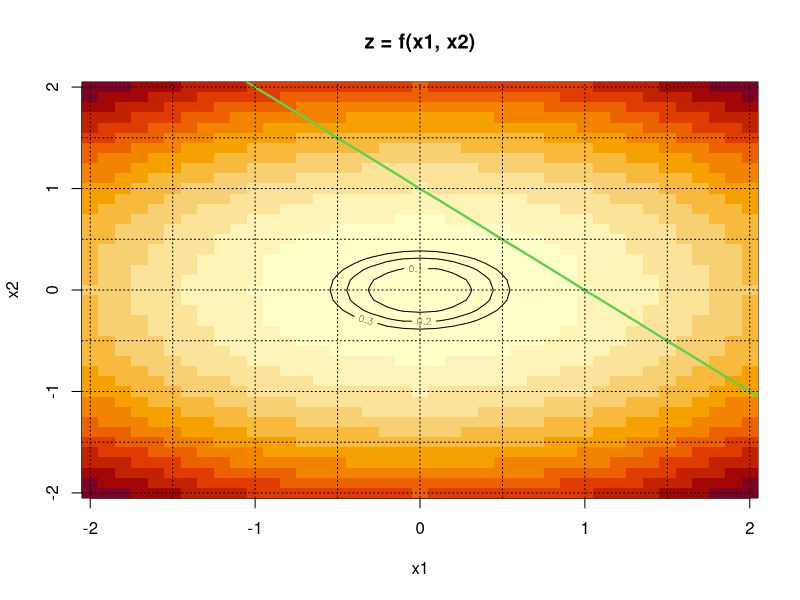
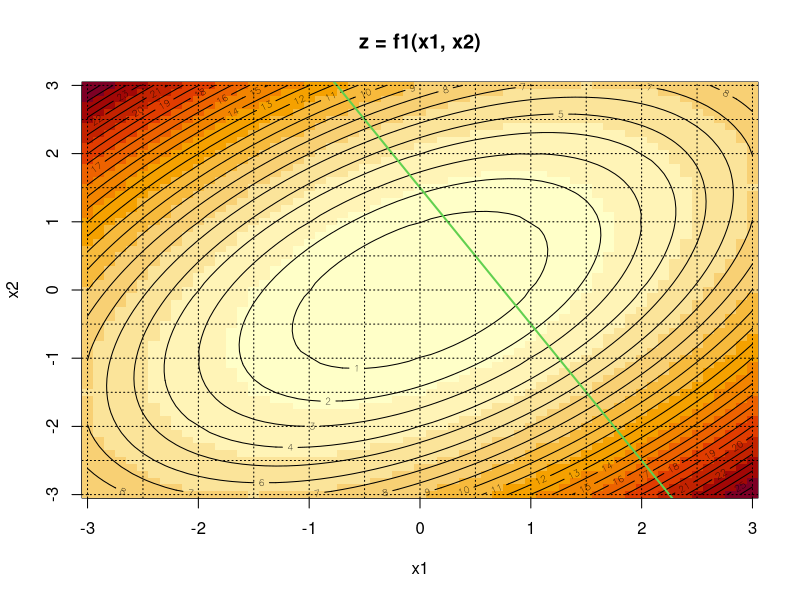
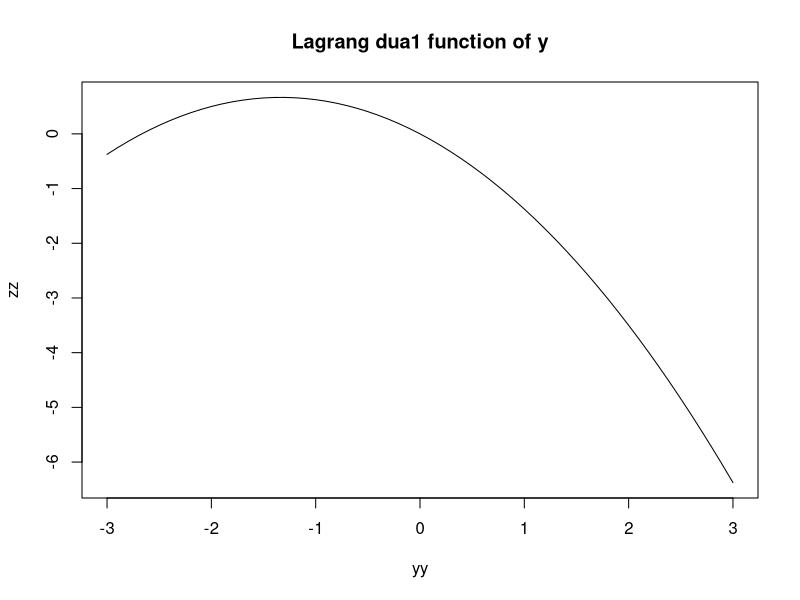
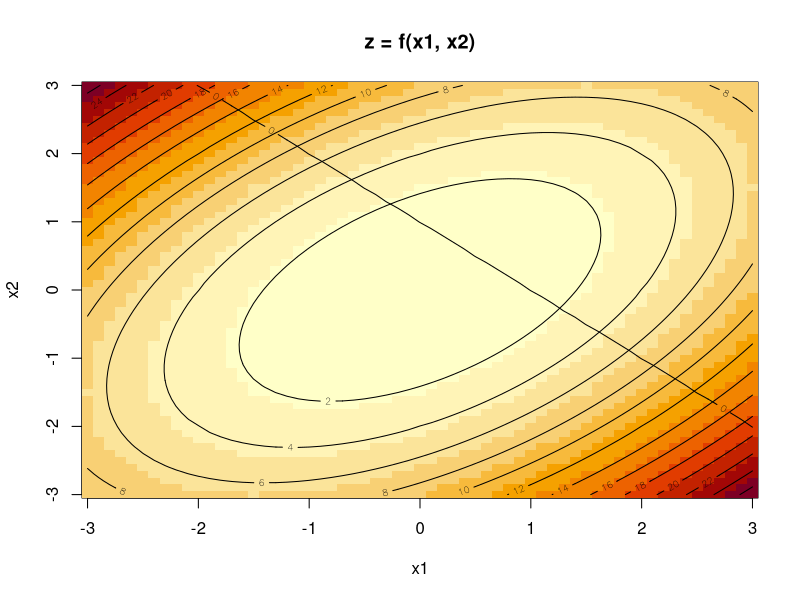
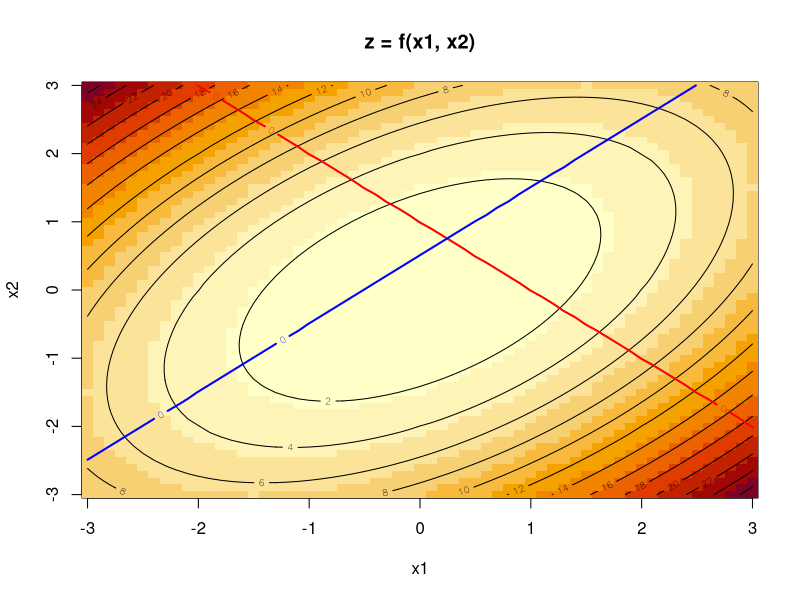
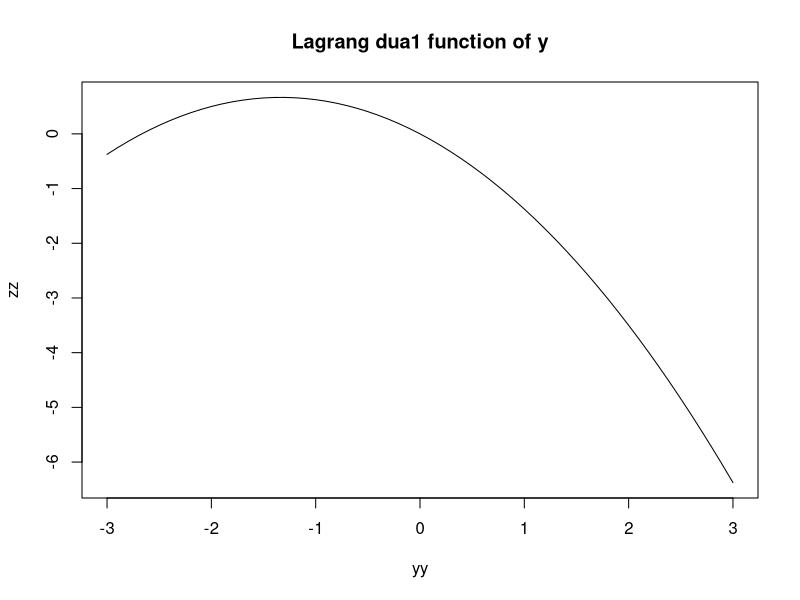
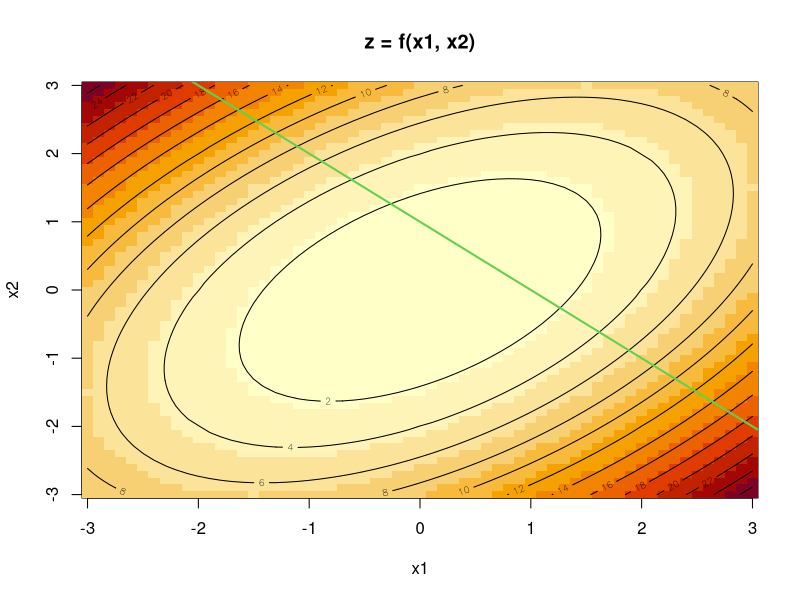
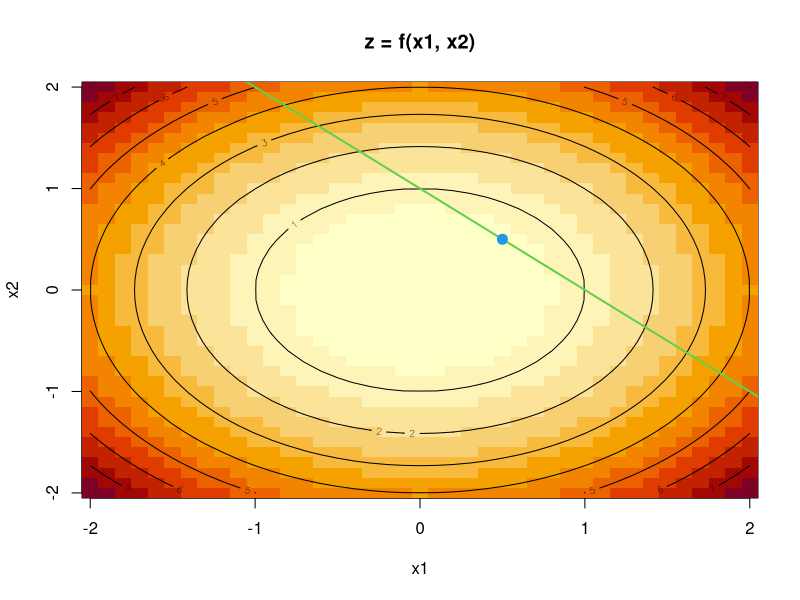

Generate these figures, in order, with R: (Note: this script raises an error after producing the figures.)
# Section 2. Precursors(Dua1 ascend method and method of multipliers) #

# Convex linear constrained optimization problems
# min f(x)
#subject to Ax = b                               # Linear equa1ity constraints
# f(x): objective function; Ax = b: constaint

# Example
# min (x1^2 + 2*x2^2)
# x1 + x2 = 1

f = function(x){
 x1 = x[1]
 x2 = x[2]
 out= (1*x1^2 + 2*x2^2)
 return(out)
}

c1 = function(x){
 A = matrix(c(1,1), 1, 2)
 b = 1
 return(A %*% x - b)
}

# Graph of the problem
x2 <- x1 <- seq(-2, 2, 0.1)
x12 <- expand.grid(x1, x2)
Z1 <- matrix(apply(x12, 1, f), length(x1), length(x2))
Z2 <- matrix(apply(x12, 1, c1), length(x1), length(x2))
#
image(x1, x2, Z1, main = "z = f(x1, x2)")
contour(x1, x2, Z1, levels = c(0.1, 0.2, 0.3), nlevels = 20, add = TRUE)
contour(x1, x2, Z2, levels = 0, lwd = 2, col = 3, add = TRUE)
abline(a = 1, b = -1, lwd = 2, col = 3)
abline(h = seq(-2, 2, 0.5), v = seq(-2, 2, 0.5), lty = 3)

#===========================================================================  3/6 Example
# min (x1^2 - 1*x1*x2 + x2^2)
# 2 * x1 + x2 = 1.5
f1 = function(x){
 x1 = x[1]
 x2 = x[2]
 out = (x1^2 - x1*x2 + x2^2)
 return(out)
}

c2 = function(x){
 A = matrix(c(2,1), 1, 2)
 b = 1.5
 return(A %*% x - b)
}

# Graph of the problem
x2 <- x1 <- seq(-3, 3, 0.1)
x12 <- expand.grid(x1, x2)
Z1 <- matrix(apply(x12, 1, f1), length(x1), length(x2))
Z2 <- matrix(apply(x12, 1, c2), length(x1), length(x2))
image(x1, x2, Z1, main = "z = f1(x1, x2)")
contour(x1, x2, Z1, nlevels = 20, add = TRUE)
abline(a = 1.5, b = -2, lwd = 2, col = 3)
abline(h = seq(-3, 3, 0.5), v = seq(-3, 3, 0.5), lty = 3)




#################################
### 1. Lagrange dua1ity method: # 
#################################
# 1. Formulate the Lagreangian of prima1 optima1ity problem:
#  L(x, y) = f(x) + y^T(Ax - b)
 L <- function(x, y){
 z <- c(f(x) + matrix(y, nrow = 1) %*% as.matrix(c1(x)))
 return(z)
}
# x <- rep(0, 2); y <- rep(0, 1); L(x, y)

# 2. Solve numerica1ly the Lagrange dua1 function:
# g(y) = inf_x L(x, y)
g <- function(y){
 L.x <- function(x){
  return(L(x, y))
 }
 a1 <- optim(rep(0, 2), L.x)
 return(a1$val)
}
# g(0)
yy <- matrix(seq(-3, 3, 0.1), ncol = 1)
zz <- apply(yy, 1, g)
plot(yy, zz, type = "l",
     main = "Lagrang dua1 function of y")
# See the Lagrang dua1 function of y in p7

### 2. Define a constraint function g(x) such that the constraint is given by g(x) = 0.
# 
# 
# 
g.1 = function(x) {
	A1 = matrix(c(1,1), 1, 2)
	b1 = 1
	return(A1 %*% x - b1)
}
g.1(c(1, 2))

Z2.1 <- matrix(apply(x12, 1, g.1), length(x1), length(x2))
image(x1, x2, Z1, main = "z = f(x1, x2)")
contour(x1, x2, Z1, nlevels = 10, add = TRUE)
contour(x1, x2, Z2.1, levels = 0, add = TRUE)

### 3.

g.2 = function(x) {
	A2 = matrix(c(1, -1), 1, 2)
	b2 = -0.5
	return(A2 %*% x - b2)
}
g.2(c(1, 2))

Z2.2 <- matrix(apply(x12, 1, g.2), length(x1), length(x2))
image(x1, x2, Z1, main = "z = f(x1, x2)")
contour(x1, x2, Z1, nlevels = 10, add = TRUE)
contour(x1, x2, Z2.1, levels = 0, col = "red", lwd = 2, add = TRUE)
contour(x1, x2, Z2.2, levels = 0, col = "blue", lwd = 2,add = TRUE)

### 4.# 
A = matrix(c(1, 1, 1, -1), 2, 2, byrow = T)
b = matrix(c(1, -0.5), 2, 1)
solve(A, b)


#===============================================================1. Lagrange dua1ity (LD) method

### 1. Formulate the L(x, y) of the prima1 optima1ity problem

# L(x, y) = f(x) + y^T %*% (Ax -b)
L <- function(x, y){
 z <- f(x) + matrix(y, nrow = 1) %*% (A %*% x -b)
  return (z)
}

# Single :
A <- matrix(c(1, 1), 1, 2)
b <- 1
x <- rep(0, 2)
y <- rep(0, 1)
L(x, y)

### 2. Solve numerica1ly the LD(x, y)
# LD(y) = inf_x L(x, y)
LD = function(y) {
 L.x = function(x) {
  return (L(x, y))
 }
 a1 = optim(rep(0, 2), L.x)
 return (a1$val)
}

LD(0)
yy = matrix(seq(-3, 3, 0.1), ncol = 1)
zz = apply(yy, 1, LD)
plot(yy, zz, type = "l", main = "Lagrang dua1 function of y")

### 3. Solve the dual problem: y* = argmax_y g(y)
a1 = optim(rep(0, 1), LD, control = list(fnsca1e = -1))
y.star = a1$par

### 4. Recover x* =argmin_x L(x, y*) = the solution of the problem
L.y.star = function(x){
 return (L(x, y.star))
}
a1 = optim(rep(0, 2), L.y.star)
x.star = a1$par
x.star
#
A %*% x.star - b
image(x1, x2, Z1, main = "z = f(x1, x2)")
contour(x1, x2, Z1, add = TRUE)
abline(a = b/A[, 2], b = -A[, 1]/A[, 2], lwd = 2, col = 3)
points(x.star[1], x.star[2], col = 4, pch = 20, cex = 2)

### EXercise
# Find the min value of 
# f(x, y, z) = x^2 + y^2 + z^2
# ont he line that is the intersection of the plane
# x + y = 2
# and the plane
# y + z = 1

### 1.
f = function(x) {
  x1 = c(1, 1, 1) * x
  return (t(x1) %*% x1)
}

g = function(x) {
  A = matrix(c(1, 1, 0, 0, 1, 1), 2, 3, byrow = TRUE)
  b = c(2, 1)
  return (A %*% x - b)
}

L = function(x, y) {
  return (f(x) + y %*% g(x))
}

### 2.
LD = function(y) {
  L.x = function(x) {
    return (L(x, y))
  }
  a1 = optim(rep(0, 3), L.x)
  return (a1$val)
}

### 3.
a1 = optim(rep(0, 2), LD, control = list(fnscale = -1))
y.star = a1$par
#round(y.star, 4)

### 4.
L.y.star = function(x) {
  return (L(x, y.star))
}
a1 = optim(rep(0, 3), L.y.star)
x.star = a1$par
x.star
g(x.star)

############################
#2. Dual ascend method (DA)#
############################

### 1. Define the Lagrangian
f <- function(x){
  x <- matrix(x, ncol = 1)
  return(t(x) %*% x)
}

g <- function(x){
  return(A %*% x - b)
}

# Single linear constraint
A <- matrix(c(1,1), 1, 2)
b <- 1

L <- function(x, y){
  z <- f(x) + matrix(y, nrow = 1) %*% g(x)
  return(z)
}

### 2. Maximaize the dual problem using the one-step gradient ascent method
L.x <- function(x){   # The Lagrangian with fixed dual variable y
  return(L(x, y))
}

alp <- 0.001   # The step size of gradient ascend
itr <- 2*10^4  # The number of iterations ascend
x   <- x0 <- rep(0, 2)
y   <- y0 <- rep(0, 1)

X <- x
for (i1 in 1:itr){
  x    <- optim(x, L.x)$par   # x-minimization
  gr.y <- g(x)            # The gradient of L(x, y) wrt y with x fixed
  y    <- y + alp *gr.y   # Gradient ascend of y
  X    <- rbind(X, x)
  if (sum(abs(gr.y)) < 10^-6)break
}
x.star <- x
y.star <- y
x.star; y.star; i1
f(x.star)
g(x.star)         # Check the feasiblity conditions:

x2 <- x1 <- seq(-2, 2, 0.1)
x12 <- expand.grid(x1, x2)
Z1 <- matrix(apply(x12, 1, f), length(x1), length(x2))

image(x1, x2, Z1, main = "z = f(x1, x2)")
contour(x1, x2, Z1, add = TRUE)
abline(a = b/A[, 2], b = -A[, 1]/A[, 2], lwd = 2, col = 3)
points(x.star[1], x.star[2], col = 4, pch = 20, cex = 2)

# Note: The problem may be formulated as the minimax problem argmin_x max_y L(x, y).
# So one may be able to evolve the primal and dual solution using the hradiant descend
# and ascend updates, respectively.
# (x*, y*) is a saddle point of L(x, y)

### Exercise: Solve the problem using the DA method.
# min f(x, y, z) = 1*x^2 + 2*y^2 + 3*z^2
# subject to x + y = 2,y + z =1

### 1. Define the Lagrangian of minimization problem
f <- function(x){
  x <- matrix(x, ncol = 1)
  S <- diag(c(1, 2, 3))
  return(t(x) %*% S %*% x) # Quadratic form
}

g <- function(x){
  A <- matrix(c(1, 1, 0, 0, 1, 1), 2, 3, byrow = TRUE)
  b <- c(2, 1)
  return(A %*% x -b)
}

L <- function(x, y){
  z <- f(x) + matrix(y, nrow = 1) %*% g(x)
  return(z)
}

### 2. Maximaize the dual problem using the one-step gradient ascent method
L.x <- function(x){   # The Lagrangian with fixed dual variable y
  return(L(x, y))
}

alp <- 0.001   # The step size of gradient ascend
itr <- 2*10^4  # The number of iterations ascend
x   <- x0 <- rep(0, 3)
y   <- y0 <- rep(0, 2)

X <- NULL
for (i1 in 1:itr){
  x    <- optim(x, L.x)$par   # x-minimization
  gr.y <- g(x)            # The gradient of L(x, y) wrt y with x fixed
  y    <- y + alp *gr.y   # Gradient ascend of y
  X    <- rbind(X, x)
  if (sum(abs(gr.y)) < 10^-6)break
}
x.star <- x
y.star <- y
x.star; y.star; i1
f(x.star)
g(x.star)         # Check the feasiblity conditions:


### Exercise: A nonlinear constraint
# The DA fails to solve the problem(DA is non-robust)
# min x1^2 + 2*x2^2
# x1^2 + x2^2 = 1

### 1.Define the Lagrangian of the primal minimization problem:
f <- function(x){
  x <- matrix(x, ncol = 1)
  return(t(x) %*% S1 %*% x)
}

g = function(x){
  x <- matrix(x, ncol = 1)
  return(t(x) %*% S2 %*% x - b2)
}

S1 <- diag(c(1, 2))
S2 <- diag(1, 2)
b2 <- 1

L <- function(x, y){
  z <- f(x) + matrix(y, nrow = 1) %*% g(x)
  return(z)
}

### 2. Maximaize the dual problem using the one-step gradient ascent method
L.x <- function(x){   # The Lagrangian with fixed dual variable y
  return(L(x, y))
}

alp <- 0.001   # The step size of gradient ascend
itr <- 2*10^4  # The number of iterations ascend
x   <- x0 <- rep(0, 2)
y   <- y0 <- rep(0, 1)

X <- NULL
for (i1 in 1:itr){
  x    <- optim(x, L.x)$par   # x-minimization
  gr.y <- g(x)            # The gradient of L(x, y) wrt y with x fixed
  y    <- y + alp *gr.y   # Gradient ascend of y
  X    <- rbind(X, x)
  if (sum(abs(gr.y)) < 10^-6)break
}
x.star <- x
y.star <- y
x.star; y.star; i1
f(x.star)
g(x.star)         # Check the feasiblity conditions:

x2 <- x1 <- seq(-2, 2, 0.1)
x12 <- expand.grid(x1, x2)
Z1 <- matrix(apply(x12, 1, f), length(x1), length(x2))
Z2 <- matrix(apply(x12, 1, g), length(x1), length(x2))

image(x1, x2, Z1, main = "z = f(x1, x2)")
contour(x1, x2, Z1, add = TRUE)
contour(x1, x2, Z2, levels = 0, lwd = 2, col = 3, add = TRUE)
points(x.star[1], x.star[2], col = 4, pch = 20, cex = 2)


### Exercise
# Slove
# min x1^2 +2*x2^2 +3*^x3^2+ 2*x4^2 +x5^2
#subject to
# x1 + x2 + x3 + x4 + x5 = -2
# x1 + 2*x2 - x3 + x4 - x5 = 1
# x1 + 2*x2 - 3*x3 - 2*x4 + 2*x5 = 0.5
# 3*x1 - 2*x2 - x3 - 2*x4 - 3*x5 = 1

S <- diag(c(1, 2, 3, 2, 1))
A <- matrix(c(1, 1, 1, 1, 1,     1, 2, -1, 1, -1,     1, 2, -3, -2, 2,      3, -2, -1, -2, -3),4, 5, byrow = TRUE)
b <- c(-2, 1, 0.5, 1)

f <- function(x){
  x <- matrix(x, ncol = 1)
  return(t(x) %*% S %*% x)
}

g = function(x){
  x <- matrix(x, ncol = 1)
  return(A %*% x - b)
}

L <- function(x, y){
  z <- f(x) + matrix(y, nrow = 1) %*% g(x)
  return(z)
}

### 2. Maximaize the dual problem using the one-step gradient ascent method
L.x <- function(x){   # The Lagrangian with fixed dual variable y
  return(L(x, y))
}

alp <- 0.01   # The step size of gradient ascend
itr <- 10^3  # The number of iterations ascend
x   <- x0 <- rep(0, 5)
y   <- y0 <- rep(0, 4)

X <- NULL
for (i1 in 1:itr){
  x    <- optim(x, L.x)$par   # x-minimization
  gr.y <- g(x)            # The gradient of L(x, y) wrt y with x fixed
  y    <- y + alp *gr.y   # Gradient ascend of y
  X    <- rbind(X, x)
  if (sum(abs(gr.y)) < 10^-3)break
}
x.star <- x
y.star <- y
x.star; y.star; i1
f(x.star)
g(x.star)         # Check the feasiblity conditions:

x2 <- x1 <- seq(-2, 2, 0.1)
x12 <- expand.grid(x1, x2)
Z1 <- matrix(apply(x12, 1, f), length(x1), length(x2))
Z2 <- matrix(apply(x12, 1, g), length(x1), length(x2))

par(Z1)
par(x1)
par(x2)
image(x1, x2, Z1, main = "z = f(x1, x2)")
contour(x1, x2, Z1, add = TRUE)
contour(x1, x2, Z2, levels = 0, lwd = 2, col = 3, add = TRUE)
points(x.star[1], x.star[2], col = 4, pch = 20, cex = 2)

#----------------------------------------- 0410

